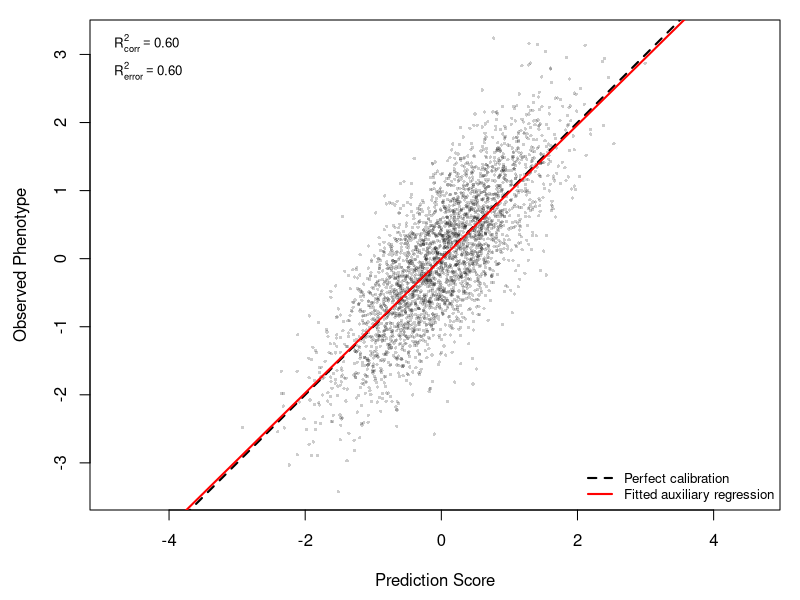
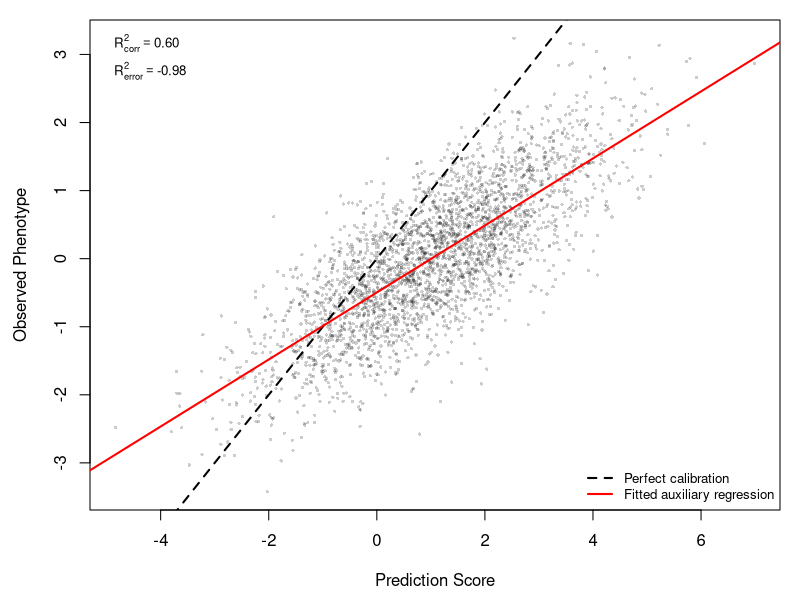
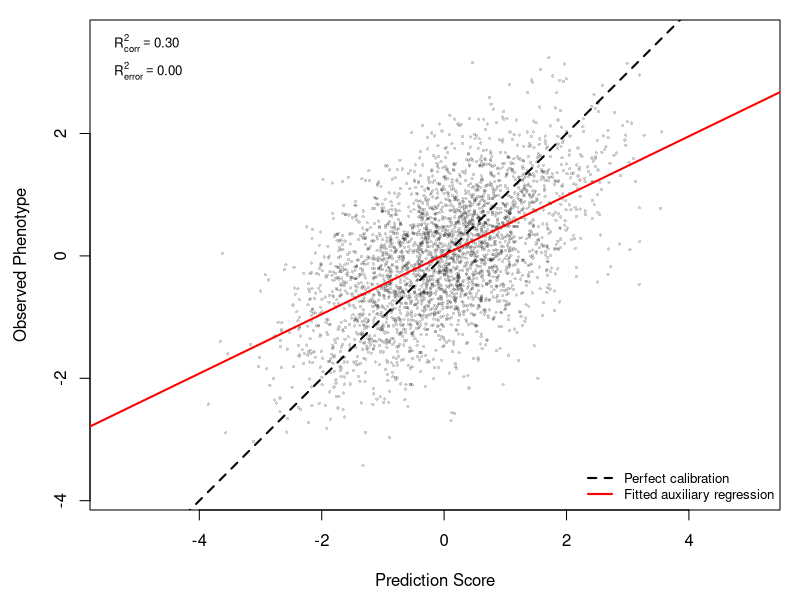

Generate these figures, in order, with R:
#SCRIPT TO COMPARE PROPERTIES OF CORRELATION-BASED R2 VS. ERROR-BASED R2 IN TERMS OF HERITABILITY BENCHMARKING
#R2_corr is useful for heritability benchmarking
#R2_error is useful for detecting calibration problems
#
#A PRS may contain the right genetic signal, but be badly calibrated.
#R2_corr is unchanged by intercept/scale errors.
#R2_error is penalized by intercept/scale errors.
#
#R2_corr is desirable for variance-capture benchmarking.
#R2_error is desirable for checking raw prediction calibration.



set.seed(123)

n <- 50000

#Target heritabilities
target_h2 <- 0.40
target_H2 <- 0.60

#define R2 metrics
r2_corr <- function(y, yhat) {
  cor(y, yhat)^2
}

r2_error <- function(y, yhat) {
  1 - sum((y - yhat)^2) / sum((y - mean(y))^2)
}




#Additive genetic component
A <- rnorm(n, mean = 0, sd = 1)

#Non-additive genetic component (independent of A)
NonAdd <- rnorm(n, mean = 0, sd = 1)

#Var(A) = target_h2
#Var(NonAdd) = target_H2 - target_h2

A <- scale(A)[, 1] #mean = 0, variance = 1

A <- A * sqrt(target_h2) #variance = target_h2

NonAdd <- scale(NonAdd)[, 1] #mean = 0, variance = 1

NonAdd <- NonAdd * sqrt(target_H2 - target_h2) #variance = non-additive component

#Total genetic component
G <- A + NonAdd

#Environmental component
E <- rnorm(n, mean = 0, sd = sqrt(1 - target_H2))

#Phenotype
Phen <- G + E

cat("\nVariance components:\n")
print(round(data.frame(
  Var_A     = var(A),
  Var_NonAdd = var(NonAdd),
  Var_E     = var(E),
  Var_Phen  = var(Phen),
  Sum_components = var(A) + var(NonAdd) + var(E)
), 4))



#heritabilities
h2 <- var(A) / var(Phen)
H2 <- var(G) / var(Phen)

cat("\nHeritability benchmarks:\n")
print(round(data.frame(
  h2 = h2,
  H2 = H2
), 4))


#Additive PRS
add_prs_good <- A

#Non-additive PRS:
#represents a non-linear model capturing the full genetic component
nonadd_prs_good <- G


#MIS-CALIBRATION
#scores contain the same signal as the good PRS but on wrong scale and wrong intercept
#a well-calibrated PRS should have intercept near 0 and slope near 1

#add intercept of 1 and slope/scaling factor of 2
add_prs_bad <- 1 + 2 * add_prs_good
nonadd_prs_bad <- 1 + 2 * nonadd_prs_good

#NOISE + ERROR for atteunated score
#noise standard deviation is set to equal to the square root of each signal variance for each score
#signal and noise now contribute equally to score variation and expected signal is reduced by approximately 50%

sd_add_noise <- sqrt(var(A))
sd_nonadd_noise <- sqrt(var(G))

add_prs_noisy <- A + rnorm(n, mean = 0, sd = sd_add_noise)
nonadd_prs_noisy <- G + rnorm(n, mean = 0, sd = sd_nonadd_noise)

results <- data.frame(
  scenario = c(
    "Additive PRS, well calibrated",
    "Additive PRS, badly calibrated",
    "Additive PRS, noisy",
    "Non-additive PRS, well calibrated",
    "Non-additive PRS, badly calibrated",
    "Non-additive PRS, noisy"
  ),

  benchmark = c(
    "h2",
    "h2",
    "h2",
    "H2",
    "H2",
    "H2"
  ),

  benchmark_value = c(
    h2,
    h2,
    h2,
    H2,
    H2,
    H2
  ),

  R2_corr = c(
    r2_corr(Phen, add_prs_good),
    r2_corr(Phen, add_prs_bad),
    r2_corr(Phen, add_prs_noisy),
    r2_corr(Phen, nonadd_prs_good),
    r2_corr(Phen, nonadd_prs_bad),
    r2_corr(Phen, nonadd_prs_noisy)
  ),

  R2_error = c(
    r2_error(Phen, add_prs_good),
    r2_error(Phen, add_prs_bad),
    r2_error(Phen, add_prs_noisy),
    r2_error(Phen, nonadd_prs_good),
    r2_error(Phen, nonadd_prs_bad),
    r2_error(Phen, nonadd_prs_noisy)
  )
)

results$difference <- results$R2_corr - results$R2_error

results_plot <- results

num_cols <- sapply(results, is.numeric)
results[num_cols] <- round(results[num_cols], 4)

cat("\nR2 comparison:\n")
print(results)





#Scatter plots of Phenotype vs PRS [all plots use non-additive scenario]
prs_list <- list(
  "Additive good"      = add_prs_good,
  "Additive bad"       = add_prs_bad,
  "Additive noisy"     = add_prs_noisy,
  "Non-additive good"  = nonadd_prs_good,
  "Non-additive bad"   = nonadd_prs_bad,
  "Non-additive noisy" = nonadd_prs_noisy
)

#Sample points for visualization purposes
set.seed(123)
idx <- sample(seq_len(n), 3000)


#A: well-calibrated prediction score 
#C: badly calibrated prediction score with free axes
#
#Dashed line = perfect calibration: y = x
#Red line = fitted auxiliary regression line: phenotype ~ prediction score

plot_cases <- list(
  "panel_a_well_calibrated_matched_axes.png" = list(
    x_full = nonadd_prs_good,
    x_plot = nonadd_prs_good[idx],
    y_plot = Phen[idx],
    matched_axes = TRUE
  ),
  "panel_c_miscalibrated_free_axes.png" = list(
    x_full = nonadd_prs_bad,
    x_plot = nonadd_prs_bad[idx],
    y_plot = Phen[idx],
    matched_axes = FALSE
  )
)

for (file_name in names(plot_cases)) {
  
  png(
    filename = file_name,
    width = 6,
    height = 6,
    units = "in",
    res = 600
  )
  
  par(mar = c(4.5, 4.5, 1, 1))
  
  x_full <- plot_cases[[file_name]]$x_full
  y_full <- Phen
  
  x <- plot_cases[[file_name]]$x_plot
  y <- plot_cases[[file_name]]$y_plot
  
  fit_full <- lm(y_full ~ x_full)
  fit_sample <- lm(y ~ x)
  
  r2c <- r2_corr(y_full, x_full)
  r2e <- r2_error(y_full, x_full)
  
  if (plot_cases[[file_name]]$matched_axes) {
    
    axis_lim <- range(c(x, y), na.rm = TRUE)
    
    plot(
      x, y,
      pch = 16,
      cex = 0.45,
      col = rgb(0, 0, 0, 0.2),
      xlab = "Prediction Score",
      ylab = "Observed Phenotype",
      main = "",
      xlim = axis_lim,
      ylim = axis_lim,
      asp = 1
    )
    
  } else {
    
    plot(
      x, y,
      pch = 16,
      cex = 0.45,
      col = rgb(0, 0, 0, 0.2),
      xlab = "Prediction Score",
      ylab = "Observed Phenotype",
      main = ""
    )
  }
  
  #Perfect calibration line
  abline(a = 0, b = 1, lty = 2, lwd = 2)
  
  #Fitted auxiliary regression line
  abline(fit_sample, col = "red", lwd = 2)
  
  legend(
    "topleft",
    legend = c(
      bquote(R[corr]^2 == .(format(round(r2c, 2), nsmall = 2))),
      bquote(R[error]^2 == .(format(round(r2e, 2), nsmall = 2)))
    ),
    bty = "n",
    cex = 0.8,
    y.intersp = 1.6
  )
  
  legend(
    "bottomright",
    legend = c("Perfect calibration", "Fitted auxiliary regression"),
    lty = c(2, 1),
    col = c("black", "red"),
    lwd = 2,
    bty = "n",
    cex = 0.8
  )
  
  dev.off()
}

cat("\nSaved separate panel images:\n")
cat("panel_a_well_calibrated_matched_axes.png\n")
cat("panel_c_miscalibrated_free_axes.png\n")



#B: attenuated non-additive prediction score with matched axes

file_name <- "panel_b_nonadditive_attenuated_matched_axes.png"

png(
  filename = file_name,
  width = 6,
  height = 6,
  units = "in",
  res = 600
)

par(mar = c(4.5, 4.5, 1, 1))

x_full <- nonadd_prs_noisy
y_full <- Phen

x <- nonadd_prs_noisy[idx]
y <- Phen[idx]

fit_sample <- lm(y ~ x)

r2c <- r2_corr(y_full, x_full)
r2e <- r2_error(y_full, x_full)

axis_lim <- range(c(x, y), na.rm = TRUE)

plot(
  x, y,
  pch = 16,
  cex = 0.45,
  col = rgb(0, 0, 0, 0.2),
  xlab = "Prediction Score",
  ylab = "Observed Phenotype",
  main = "",
  xlim = axis_lim,
  ylim = axis_lim,
  asp = 1
)

#Perfect calibration line
abline(a = 0, b = 1, lty = 2, lwd = 2)

#Fitted auxiliary regression line
abline(fit_sample, col = "red", lwd = 2)

legend(
  "topleft",
  legend = c(
    bquote(R[corr]^2 == .(format(round(r2c, 2), nsmall = 2))),
    bquote(R[error]^2 == .(format(round(r2e, 2), nsmall = 2)))
  ),
  bty = "n",
  cex = 0.8,
  y.intersp = 1.6
)

legend(
  "bottomright",
  legend = c("Perfect calibration", "Fitted auxiliary regression"),
  lty = c(2, 1),
  col = c("black", "red"),
  lwd = 2,
  bty = "n",
  cex = 0.8
)

dev.off()

cat("\nSaved attenuated non-additive panel image:\n")
cat(file_name, "\n")
